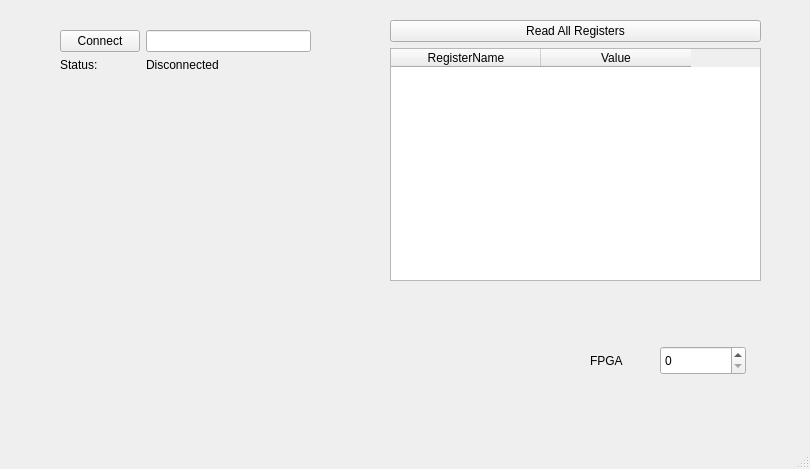
<?xml version="1.0" encoding="UTF-8"?>
<ui version="4.0">
 <class>MainWindow</class>
 <widget class="QMainWindow" name="MainWindow">
  <property name="geometry">
   <rect>
    <x>0</x>
    <y>0</y>
    <width>810</width>
    <height>469</height>
   </rect>
  </property>
  <property name="windowTitle">
   <string>MainWindow</string>
  </property>
  <widget class="QWidget" name="centralwidget">
   <widget class="QSpinBox" name="fpgaBox">
    <property name="geometry">
     <rect>
      <x>660</x>
      <y>346</y>
      <width>86</width>
      <height>29</height>
     </rect>
    </property>
   </widget>
   <widget class="QWidget" name="formLayoutWidget">
    <property name="geometry">
     <rect>
      <x>60</x>
      <y>30</y>
      <width>251</width>
      <height>71</height>
     </rect>
    </property>
    <layout class="QFormLayout" name="formLayout">
     <property name="fieldGrowthPolicy">
      <enum>QFormLayout::ExpandingFieldsGrow</enum>
     </property>
     <item row="0" column="0">
      <widget class="QPushButton" name="connectBtn">
       <property name="text">
        <string>Connect</string>
       </property>
      </widget>
     </item>
     <item row="0" column="1">
      <widget class="QLineEdit" name="hostBox"/>
     </item>
     <item row="1" column="1">
      <widget class="QLabel" name="cstatus">
       <property name="text">
        <string>Disconnected</string>
       </property>
      </widget>
     </item>
     <item row="1" column="0">
      <widget class="QLabel" name="statlbl">
       <property name="text">
        <string>Status:</string>
       </property>
      </widget>
     </item>
    </layout>
   </widget>
   <widget class="QWidget" name="verticalLayoutWidget">
    <property name="geometry">
     <rect>
      <x>390</x>
      <y>20</y>
      <width>371</width>
      <height>261</height>
     </rect>
    </property>
    <layout class="QVBoxLayout" name="verticalLayout">
     <item>
      <widget class="QPushButton" name="regBtn">
       <property name="text">
        <string>Read All Registers</string>
       </property>
      </widget>
     </item>
     <item>
      <widget class="QTableWidget" name="registerTbl">
       <property name="sortingEnabled">
        <bool>true</bool>
       </property>
       <property name="columnCount">
        <number>2</number>
       </property>
       <attribute name="horizontalHeaderVisible">
        <bool>true</bool>
       </attribute>
       <attribute name="horizontalHeaderCascadingSectionResizes">
        <bool>false</bool>
       </attribute>
       <attribute name="horizontalHeaderDefaultSectionSize">
        <number>150</number>
       </attribute>
       <attribute name="horizontalHeaderShowSortIndicator" stdset="0">
        <bool>true</bool>
       </attribute>
       <column>
        <property name="text">
         <string>RegisterName</string>
        </property>
       </column>
       <column>
        <property name="text">
         <string>Value</string>
        </property>
       </column>
      </widget>
     </item>
    </layout>
   </widget>
   <widget class="QLabel" name="label">
    <property name="geometry">
     <rect>
      <x>590</x>
      <y>350</y>
      <width>59</width>
      <height>21</height>
     </rect>
    </property>
    <property name="text">
     <string>FPGA</string>
    </property>
   </widget>
  </widget>
  <widget class="QMenuBar" name="menubar">
   <property name="geometry">
    <rect>
     <x>0</x>
     <y>0</y>
     <width>810</width>
     <height>27</height>
    </rect>
   </property>
  </widget>
  <widget class="QStatusBar" name="statusbar"/>
 </widget>
 <resources/>
 <connections>
  <connection>
   <sender>hostBox</sender>
   <signal>returnPressed()</signal>
   <receiver>connectBtn</receiver>
   <slot>click()</slot>
   <hints>
    <hint type="sourcelabel">
     <x>232</x>
     <y>72</y>
    </hint>
    <hint type="destinationlabel">
     <x>134</x>
     <y>73</y>
    </hint>
   </hints>
  </connection>
 </connections>
</ui>
